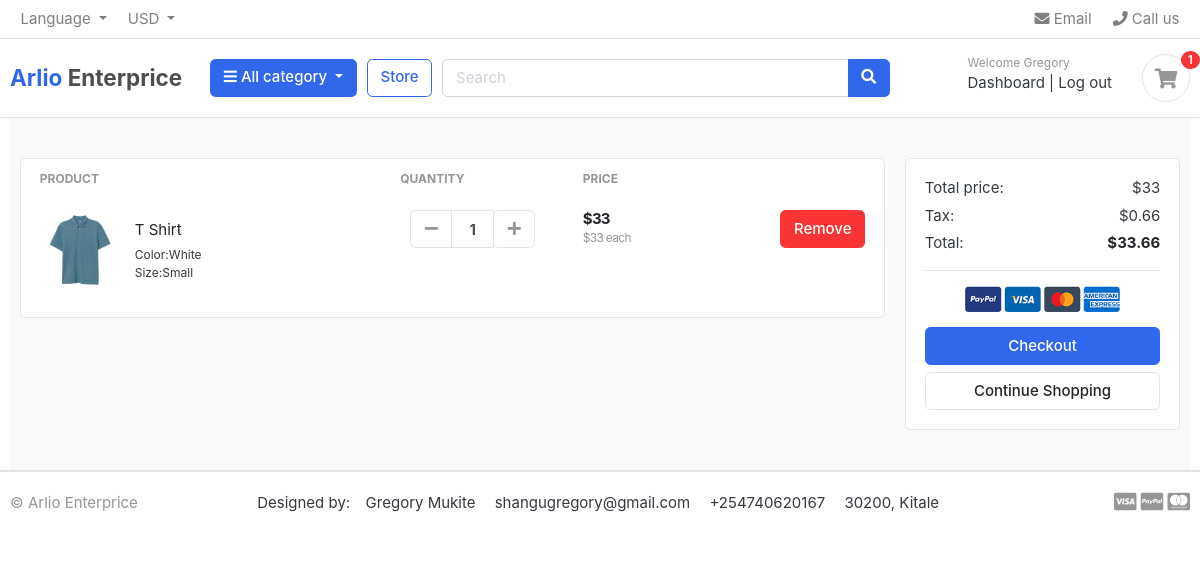
Screenshot of /cart/ (signed in) with the database file from the repository.
### accounts/models.py (models this page shows, shortened)
class Account(AbstractBaseUser):
    first_name = models.CharField(max_length =  50)
    last_name = models.CharField(max_length =  50)
    username = models.CharField(max_length =  50, unique=True)
    email = models.EmailField(max_length =  250, unique = True)
    phone_number = models.CharField(max_length =  50)
    date_joined = models.DateTimeField(auto_now_add = True, null = True)
    last_login = models.DateTimeField(auto_now=True, null = True)
    is_admin = models.BooleanField(default= False)
    is_staff = models.BooleanField(default= False)
    is_active = models.BooleanField(default= False)
    is_super_admin = models.BooleanField(default= False)
    USERNAME_FIELD = "email"
    REQUIRED_FIELDS = ["username", "first_name", "last_name"]
    objects = MyAccountManager()

### carts/models.py (models this page shows, shortened)
class CartItem(models.Model):
    user = models.ForeignKey(Account, on_delete = models.CASCADE, null = True)
    product = models.ForeignKey(Product, on_delete = models.CASCADE)
    variation = models.ManyToManyField(Variation, blank=True)
    cart = models.ForeignKey(Cart, on_delete =  models.CASCADE, null = True)
    quantity=models.IntegerField()
    is_active = models.BooleanField(default = True)
    def sub_total(self):
        return self.product.price * self.quantity

### store/models.py (models this page shows, shortened)
class Product(models.Model):
    product_name = models.CharField(max_length = 233, unique=True)
    slug=models.SlugField(max_length = 233, unique=True)
    description = models.TextField(max_length = 500, blank=True)
    price = models.IntegerField()
    images = models.ImageField(upload_to='photos/product')
    stock = models.IntegerField()
    category=models.ForeignKey(Category, on_delete=models.CASCADE)
    created_date= models.DateTimeField(auto_now_add = True)
    modified_date= models.DateTimeField(auto_now = True)
    is_available = models.BooleanField()

class Variation(models.Model):
    product = models.ForeignKey(Product, on_delete=models.CASCADE)
    variation_cartegory=models.CharField(max_length = 100, choices = variation_cartegory_choice)
    variation_value= models.CharField(max_length=200)
    is_active=models.BooleanField(default = True)
    created_at=models.DateField(auto_now = True)
    objects = variationmanager()

### carts/views.py (the view)
# urls.py: path("", views.Cart, name= 'cart'),
def Cart(request, total = 0, quantity = 0, cart_items = None):
    try:
        grant_total =0
        tax =0
        if request.user.is_authenticated:
            cart_items = CartItem.objects.filter(user = request.user, is_active = True)
        else:
            cart = MyCart.objects.get(cart_id = _cart_id(request))
            cart_items = CartItem.objects.filter(cart = cart, is_active = True)
        for cart_item in cart_items:
            total += (cart_item.product.price *cart_item.quantity)
            quantity +=cart_item.quantity
        tax = (2*total/100)
        grant_total = total +tax
    except ObjectDoesNotExist:
        pass
    context ={
        'total':total,
        'quantity':quantity,
        'cart_items':cart_items,
        'grant_total':grant_total,
        'tax':tax
    }
    return render(request, 'cart/cart.html', context)

### carts/context_processor.py (called while the page is built)
def counter(request):
    cart_count = 0
    if 'admin' in request.path:
        return {}
    else:
        try:
            cart = Cart.objects.filter(cart_id = _cart_id(request))
            if request.user.is_authenticated:
                cart_items = CartItem.objects.all().filter(user = request.user)
            else:
                cart_items = CartItem.objects.all().filter(cart = cart[:1])
            for cart_item in cart_items:
                cart_count = cart_count + cart_item.quantity
        except ObjectDoesNotExist:
            cart_item = 0
    return dict(cart_count=cart_count)

### carts/views.py (called while the page is built)
def _cart_id(request):
    cart = request.session.session_key
    if not cart:
        cart = request.session.create()
    return cart

### category/context_processors.py (called while the page is built)
def menu_links(request):
    links = Category.objects.all()
    return dict(links=links)

### category/models.py (called while the page is built)
    def geturl(self):
        return reverse('products_by_category', args =  [self.slug])

### estore/templates/cart/cart.html (shortened to what this page needs)
{% extends 'home/base.html' %}
{% load static %}
{% block content %}
<section class="section-content padding-y bg">
	<div class="container">
		{% if not cart_items %}
		<h3 class=" text-center">Your shopping Cart is Empty</h3>
		<div class="text-center">
			<a class="btn btn-primary" href="{%url 'store'%}">Continue Shopping</a>
		</div>
		{%else%}
		<div class="row">
			<aside class="col-lg-9">
				<div class="card">
					<table class="table table-borderless table-shopping-cart">
						<thead class="text-muted">
							<tr class="small text-uppercase">
								<th scope="col">Product</th>
								<th scope="col" width="120">Quantity</th>
								<th scope="col" width="120">Price</th>
								<th scope="col" class="text-right" width="200"> </th>
							</tr>
						</thead>
						<tbody>
							{% for cart_item in cart_items %}
							<tr>
								<td>
									<figure class="itemside align-items-center">
										<div class="aside"><img src="{{cart_item.product.images.url}}" class="img-sm">
										</div>
										<figcaption class="info">
											<a href="products.get_url"
												class="title text-dark">{{cart_item.product.product_name}}</a>
											<p class="muted-text small">
												{% if cart_item.variation.all%}
												{% for item in cart_item.variation.all %}
												{{item.variation_cartegory | capfirst}}:{{item.variation_value |capfirst}} <br>
												{%endfor%}
												{%endif%}
											</p>
										</figcaption>
									</figure>
								</td>
								<td>
									<div class="col">
										<div class="input-group input-spinner">
											<div class="input-group-prepend">
												<a href="{%url 'remove_cart' cart_item.product.id cart_item.id%}"
													class="btn btn-light" type="button" id="button-minus"> <i
														class="fa fa-minus"></i> </a>
											</div>
											<input type="text" class="form-control" value="{{cart_item.quantity}}">
											<div class="input-group-append">
												<form action="{% url 'add_cart' cart_item.product.id %}" method="POST">
													<button class="btn btn-light" type="submit" id="button-plus"> <i
															class="fa fa-plus"></i> </button>
												</form>
											</div>
										</div>
									</div>
								</td>
								<td>
									<div class="price-wrap">
										<var class="price">${{cart_item.sub_total}}</var>
										<small class="text-muted"> ${{cart_item.product.price}} each </small>
									</div>
								</td>
								<td class="text-right">
									<a href="{%url 'remove_cart_item' cart_item.product.id cart_item.id%}" onclick="return confirm('Are You Sure you want to delete this item')" class="btn btn-danger">
										Remove</a>
								</td>
							</tr>
							{%endfor%}
						</tbody>
					</table>
				</div>
			</aside>
			<aside class="col-lg-3">
				<div class="card">
					<div class="card-body">
						<dl class="dlist-align">
							<dt>Total price:</dt>
							<dd class="text-right">${{total}}</dd>
						</dl>
						<dl class="dlist-align">
							<dt>Tax:</dt>
							<dd class="text-right"> ${{tax}}</dd>
						</dl>
						<dl class="dlist-align">
							<dt>Total:</dt>
							<dd class="text-right text-dark b"><strong>${{grant_total}}</strong></dd>
						</dl>
						<hr>
						<p class="text-center mb-3">
							<img src="{%static 'images/misc/payments.png'%}" height="26">
						</p>
						<a href="{% url 'checkout' %}" class="btn btn-primary btn-block"> Checkout </a>
						<a href="{%url 'store'%}" class="btn btn-light btn-block">Continue Shopping</a>
					</div>
				</div>
			</aside>
		</div>
		{% endif %}
	</div>
</section>
{% endblock content %}

### estore/templates/home/base.html (shortened to what this page needs)
{% load static %}
<!DOCTYPE HTML>
<html lang="en">
<head>
<link href="{% static 'css/bootstrap.css'%}" rel="stylesheet" type="text/css"/>
<link href="{%static 'fonts/fontawesome/css/all.min.css'%}" type="text/css" rel="stylesheet">
<link href="{%static 'css/ui.css'%}" rel="stylesheet" type="text/css"/>
<link href="{% static 'css/responsive.css'%}" rel="stylesheet" media="only screen and (max-width: 1200px)" />
</head>
<body>
    <header class="section-header">
        <nav class="navbar p-md-0 navbar-expand-sm navbar-light border-bottom">
        <div class="container">
          <div class="collapse navbar-collapse" id="navbarTop4">
            <ul class="navbar-nav mr-auto">
                <li class="nav-item dropdown">
                     <a href="#" class="nav-link dropdown-toggle" data-toggle="dropdown">   Language </a>
                </li>
                <li class="nav-item dropdown">
                    <a href="#" class="nav-link dropdown-toggle" data-toggle="dropdown"> USD </a>
                </li>
            </ul>
            <ul class="navbar-nav">
                <li><a href="#" class="nav-link"> <i class="fa fa-envelope"></i> Email </a></li>
                <li><a href="#" class="nav-link"> <i class="fa fa-phone"></i> Call us </a></li>
            </ul>
          </div>
        </div>
        </nav>
        <section class="header-main border-bottom">
            <div class="container">
        <div class="row align-items-center">
            <div class="col-lg-2 col-md-3 col-6">
                <a href="/" class="brand-wrap "
                style="font-size: 1.5rem; font-weight: bold;"
                >
                    Arlio <span style="color: rgb(79, 77, 77);">Enterprice</span>
                </a>
            </div>
            <div class="col-lg col-sm col-md col-6 flex-grow-0">
                <div class="category-wrap dropdown d-inline-block float-right">
                    <button type="button" class="btn btn-primary dropdown-toggle" data-toggle="dropdown">
                        <i class="fa fa-bars"></i> All category
                    </button>
                </div>
            </div>
            <a href=" {%url 'store'%} " class="btn btn-outline-primary">Store</a>
            <div class="col-lg  col-md-6 col-sm-12 col">
                <form action="{% url 'search' %}" class="search" method="GET">
                    <div class="input-group w-100">
                        <input type="text" class="form-control" style="width:60%;" placeholder="Search" name="keyword">
                        <div class="input-group-append">
                          <button class="btn btn-primary" type="submit">
                            <i class="fa fa-search"></i>
                          </button>
                        </div>
                    </div>
                </form>
            </div>
            <div class="col-lg-3 col-sm-6 col-8 order-2 order-lg-3">
                        <div class="d-flex justify-content-end mb-3 mb-lg-0">
                            {% if user.id is None %}
                            <div class="widget-header">
                                <small class="title text-muted">Welcome guest!</small>
                                <div>
                                    <a href="{% url 'login' %}">Sign in</a> <span class="dark-transp"> | </span>
                                    <a href="{% url 'register' %}"> Register</a>
                                </div>
                            </div>
                            {% else %}
                            <div class="widget-header">
                                <small class="title text-muted">Welcome {{user.first_name}}</small>
                                <div>
                                    <a href="{% url 'dashboard' %}">Dashboard</a> <span class="dark-transp"> | </span>
                                    <a href="{% url 'logout' %}"> Log out</a>
                                </div>
                            </div>
                            {%endif%}
                            <a href="{% url 'cart' %}" class="widget-header pl-3 ml-3">
                                <div class="icon icon-sm rounded-circle border"><i class="fa fa-shopping-cart"></i></div>
                                <span class="badge badge-pill badge-danger notify">{{cart_count}}</span>
                            </a>
                        </div>
                    </div>
        </div>
            </div>
        </section>
        </header>
        <div class="container">
            {%block content%}
            {% endblock content %}
        </div>
        <footer class="section-footer border-top">
            <div class="container">
                <section class="footer-bottom border-top row">
                    <div class="col-md-2">
                        <p class="text-muted"> &copy Arlio Enterprice </p>
                    </div>
                    <div class="col-md-8 text-md-center">
                        <span  class="px-1">Designed by:</span>
                        <span  class="px-2">Gregory Mukite</span>
                        <span  class="px-2">shangugregory@gmail.com</span>
                        <span  class="px-2">+254740620167</span>
                        <span  class="px-2">30200, Kitale</span>
                    </div>
                    <div class="col-md-2 text-md-right text-muted">
                        <i class="fab fa-lg fa-cc-visa"></i>
                        <i class="fab fa-lg fa-cc-paypal"></i>
                        <i class="fab fa-lg fa-cc-mastercard"></i>
                    </div>
                </section>
            </div>
        </footer>
</body>
</html>

### estore/static/css/ui.css (style rules this page uses)
html { font-family: "Inter", sans-serif; font-size: 15px; }
.price-wrap { letter-spacing: -0.7px; }
.icon-xs, .icon-sm, .icon-md, .icon-lg { display: inline-block; text-align: center; flex-shrink: 0; flex-grow: 0; }
.icon-sm { width: 48px; height: 48px; line-height: 48px !important; font-size: 20px; }
.img-xs, .img-sm, .img-md, .img-lg { -o-object-fit: cover; object-fit: cover; flex-shrink: 0; flex-grow: 0; }
.img-sm { width: 80px; height: 80px; }
.padding-y { padding-top: 40px; padding-bottom: 40px; }
var { font-style: normal; }
figure { margin-bottom: 0; }
.bg { background-color: #f8f9fa; }
.b { font-weight: 600; }
p:last-child { margin-bottom: 0; }
.header-main { position: relative; padding-top: 1rem; padding-bottom: 1rem; }
.widget-header { display: inline-block; vertical-align: middle; position: relative; }
.widget-header a { color: #343a40; }
.widget-header i { color: #969696; }
.widget-header .title { display: block; }
.widget-header .notify { position: absolute; top: -3px; right: -10px; }
.footer-bottom { padding-top: 20px; padding-bottom: 20px; }
.btn-light { background-color: #fff; border-color: #e4e4e4; }
.btn-light i { color: #969696; }
.itemside { position: relative; display: flex; width: 100%; }
.itemside .aside { position: relative; flex-shrink: 0; }
.itemside .info { padding-left: 15px; padding-right: 7px; }
.itemside p { margin-bottom: 0; }
.itemside .title { display: block; margin-bottom: 5px; color: #212529; }
[class*=dlist-] { margin-bottom: 5px; }
[class*=dlist-] dd { margin-bottom: 0; }
.dlist-align { display: flex; }
.dlist-align dt { width: 150px; word-wrap: break-word; font-weight: normal; }
.dlist-align dd { flex-grow: 1; }
.notify { position: absolute; top: -4px; right: -10px; display: inline-block; padding: 0.25em 0.6em; font-size: 12px; line-height: 1; text-align: center; border-radius: 3rem; color: #fff; background-color: #fa3434; }
.price { font-weight: 600; color: #212529; }
.input-spinner { width: 125px; flex-wrap: nowrap; display: inline-flex; vertical-align: middle; }
.input-spinner input.form-control { text-align: center; max-width: 46px; font-weight: bold; flex-basis: 46px; border-color: #e4e4e4; flex-grow: 0; }
.input-spinner .btn { width: 42px; text-align: center; padding-left: 0.5rem; padding-right: 0.5rem; }
.table-shopping-cart.table td, .table-shopping-cart.table th { padding-left: 1.25rem; padding-right: 1.25rem; }
.table-shopping-cart .price-wrap { line-height: 1.2; }
.table-shopping-cart .price { font-weight: bold; margin-right: 5px; display: block; }

### rows the page displays
Account: first_name "Gregory"
CartItem: product.images (picture), product.product_name "T Shirt", quantity "1", sub_total "33", product.price "33"
Variation: variation_cartegory "Color", variation_value "White"
Variation: variation_cartegory "Size", variation_value "Small"

### other values shown
{{ cart_count }} "1"
{{ total }} "33"
{{ tax }} "0.66"
{{ grant_total }} "33.66"
